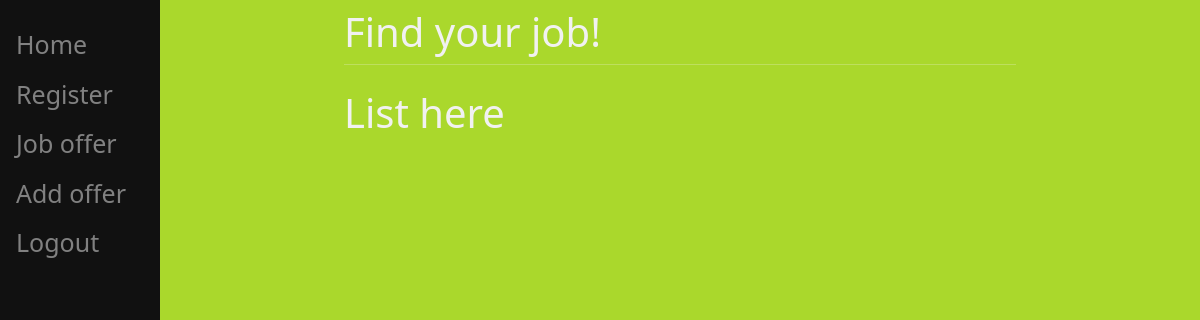
/offer/ (signed in), run on an earlier commit of the app's database.
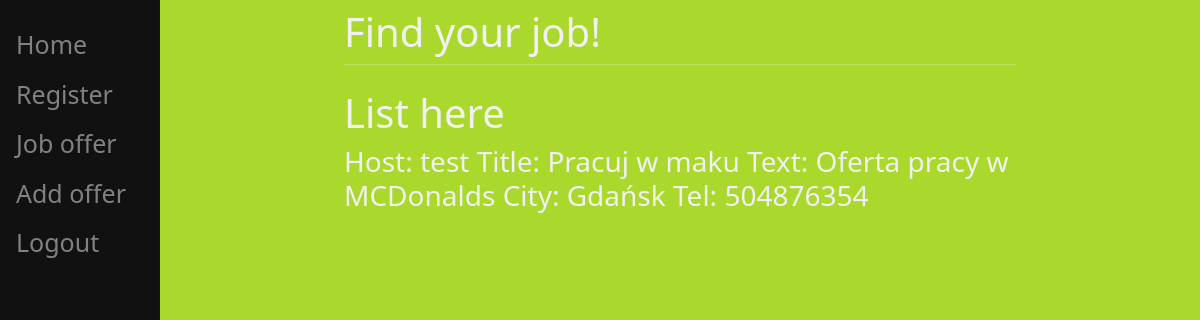
And on a later commit of the database.
### SZO/models.py (models this page shows, shortened)
class JobOffer(models.Model):
    user = models.ForeignKey(User, on_delete=models.CASCADE)
    title = models.CharField(max_length=40)
    text = models.CharField(max_length=1000)
    city = models.CharField(max_length=100, default='Warszawa')
    tel_number = models.IntegerField(default=000000000)
    def getText(self):
        return self.text
    def getTitle(self):
        return self.title
    def getCity(self):
        return self.city
    def getTel(self):
        return self.tel_number
    def getUser(self):
        return self.user

### SZO/views.py (the view)
# urls.py: path("offer/", views.offer, name="offer"),
def offer(response):
    offers = JobOffer.objects.all()
    return render(response, "SZO/offer.html", {"offers": offers})

### SZO/templates/SZO/offer.html (shortened to what this page needs)
{% extends 'SZO/base.html' %}
{% block content %}
{% if user.is_authenticated %}
    <h1>List here</h1>
    {% for offer in offers %}
        <div name="jobOffer">
            <h3>Host: {{ offer.getUser }} Title: {{ offer.getTitle }} Text: {{ offer.getText }} City: {{ offer.getCity }} Tel: {{ offer.getTel }}</h3>
        </div>
    {% endfor %}
{% else %}
    <h1>Access denied</h1>
{% endif %}
{% endblock %}

What changed in the data, as far as the page shows it:
added JobOffer: getUser "test", getTitle "Pracuj w maku", getText "Oferta pracy w MCDonalds", getCity "Gdańsk", getTel "504876354"
